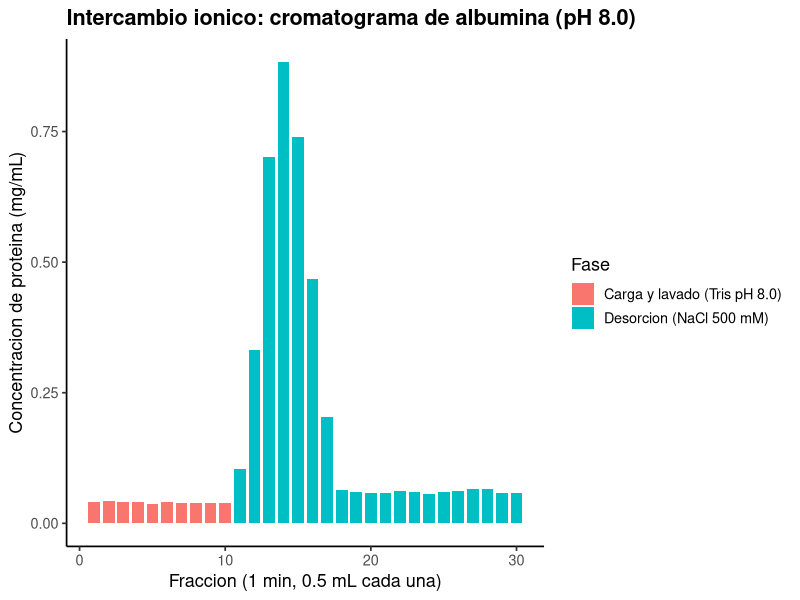
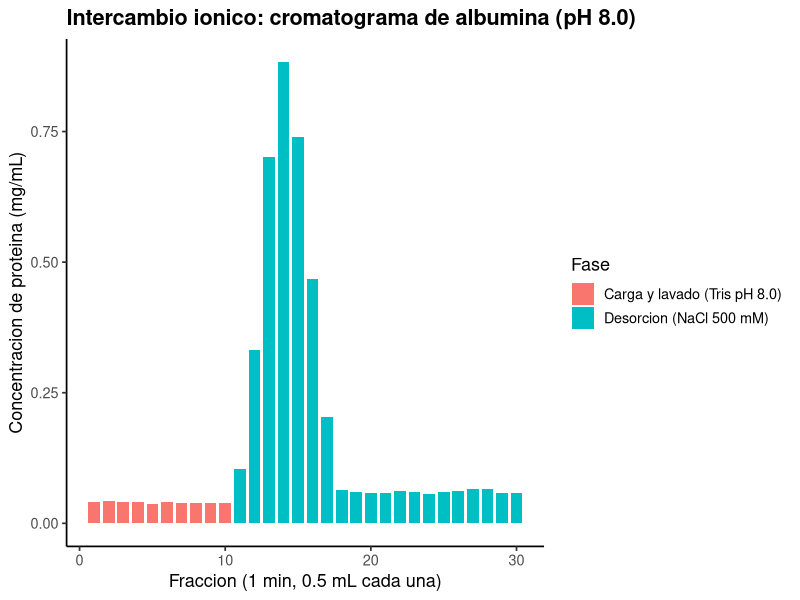

R code for these plots, in order:
# ==========================================================================
# P8. Cromatografia de intercambio ionico
# ==========================================================================
# Autor: Dr. Jose Juan Torres Martinez
# Docente de Ciencias Quimicas
# Universidad Autonoma de San Luis Potosi (UASLP)
# Mexico
#
# Material academico para estudiantes
# Serie "Bioseparaciones" - Laboratorio, Practica 8. Intercambio ionico
#
# Descripcion: Practica 8 y ultima del laboratorio: la columna de intercambio ionico. Aqui se analiza el cromatograma de intercambio ionico de albumina: a pH 8.0 la albumina esta por encima de su pI (4.7), asi que tiene carga negativa y se retiene en un intercambiador de aniones; la desorcion se hace subiendo la fuerza ionica con NaCl 500 mM. La masa por fraccion es concentracion por 0.5 mL y la suma da la recuperacion respecto a los 6 mg cargados. Lo que se aprende aqui cierra el laboratorio: el pH respecto al pI decide que intercambiador retiene a la proteina.
#
# Objetivos de aprendizaje:
#   - Predecir el signo de la carga de la albumina a pH 8.0 desde su pI.
#   - Identificar el pico de desorcion con NaCl 500 mM.
#   - Calcular la masa recuperada y su porcentaje respecto a lo cargado.

# Datos: datos_intercambio.csv (concentracion de proteina por fraccion, medida por Bradford; carga 3 mL a 2 mg/mL = 6 mg).
# Desarrollo: llegamos a la ultima practica del laboratorio, la columna de intercambio ionico, con la albumina caracterizada desde la primera parada de la teoria. Primera parada: la masa de proteina en cada fraccion. Segunda parada: la masa recuperada en la desorcion y su porcentaje. Tercera parada: el cromatograma. En cada parada calculamos y comentamos que significa el resultado, y aqui cerramos el laboratorio.
# ==========================================================================

library(tidyverse)

# --------------------------------------------------------------------------
# Protocolo (Manual de Practicas, Practica 8. Intercambio ionico)
# --------------------------------------------------------------------------
# Buffers y soluciones (manual): buffer de adsorcion (Tris 50 mM, pH 8.0, filtrado); buffer de desorcion (Tris 50 mM, NaCl 500 mM, pH 8.0, filtrado); agua filtrada; solucion acida (HCl 0.1 M, filtrado).
# Paso 1. Preparar una solucion de albumina (3 mL) en buffer de adsorcion a 2 mg/mL. Agitar suavemente para que se disuelvan los cristales.
# Paso 2. Con la columna conectada, alimentar agua por 5 min a un flujo de 0.5 mL/min.
# Paso 3. Detener la bomba y sustituir la alimentacion por la solucion acida. Arrancar la bomba y alimentar la solucion acida al mismo flujo por 10 min.
# Paso 4. Detener la bomba y sustituir la alimentacion por agua. Arrancar la bomba y lavar por 10 min o hasta que el pH de la solucion de salida de la columna sea neutro.
# Paso 5. Detener la bomba y sustituir la alimentacion por el buffer de adsorcion. Arrancar la bomba y alimentar el buffer de adsorcion por 10 min o hasta que el pH de la solucion que sale de la columna sea 8.0 (verificarlo con papel pH).
# Paso 6. Cuando el pH sea el deseado el sistema esta listo para alimentar la muestra. No apagar la bomba. Cargar la solucion de proteina en una jeringa de 3 mL y llenar el loop del sistema cromatografico evitando la introduccion de burbujas.
# Paso 7. Conectar la salida de la bomba al fraccionador, al que previamente se le han colocado tubos de ensayo. Seleccionar 1 min como intervalo de fraccionacion. Una vez que la solucion comience a caer en el primer tubo de ensayo del automuestreador, inyectar la muestra y arrancar el automuestreador (sin olvidar cambiar de tubo).
# Paso 8. Permitir que se fraccionen 10 tubos de muestra. Despues detener la bomba junto con el fraccionador y sustituir la alimentacion por buffer de desorcion. Arrancar la bomba y el fraccionador y alimentar el buffer de desorcion hasta que se colecten 20 tubos de muestra.
# Paso 9. Detener la bomba junto con el fraccionador y sustituir la alimentacion por la solucion acida. Arrancar la bomba y alimentar la solucion acida por 10 min sin fraccionar tubos.
# Paso 10. Detener la bomba y alimentar agua hasta que el pH de la solucion de salida de la columna sea neutro. No es necesario fraccionar mas tubos.
# Paso 11. Analizar los tubos fraccionados midiendo la absorbancia a 280 nm y mediante el ensayo de Bradford, y mediante SDS-PAGE (sesion 2).
# Sesion 2 (SDS-PAGE de las fracciones): el manual solo indica analizar las fracciones mediante SDS-PAGE en la sesion 2, sin detallar la preparacion de esas muestras. La indicacion para esa sesion es: calentar las muestras de las fracciones en microtubos 2 min antes de cargarlas, con buffer de carga 50/50 (50% muestra y 50% buffer de carga).
# Seguridad y reglas (manual): no introducir burbujas al llenar el loop; verificar el pH de salida con papel pH; bata blanca obligatoria y guantes cuando se indique.

# --------------------------------------------------------------------------
# Parada 1. Leer las fracciones y calcular la masa por fraccion
# --------------------------------------------------------------------------
# Estamos frente a la columna de intercambio ionico. Antes de calcular recordamos la prediccion: el pI de la albumina es 4.7 y trabajamos a pH 8.0, por encima del pI, asi que su carga neta es negativa y se retiene en un intercambiador de aniones. Cada fraccion es de 1 min a 0.5 mL/min, asi que la masa por fraccion es la concentracion por 0.5 mL.
# Fraccion de 1 min a 0.5 mL/min = 0.5 mL por fraccion.
# Masa por fraccion (mg) = concentracion (mg/mL) * 0.5 mL.
# Carga: 3 mL a 2 mg/mL = 6 mg de albumina.
# pI de la albumina: 4.7. A pH 8.0 (por encima del pI) su carga neta es
# negativa, asi que se retiene en un intercambiador de aniones.
volumen_fraccion_ml <- 0.5
masa_cargada_mg <- 6.0

datos <- read_csv("datos_intercambio.csv", show_col_types = FALSE)

datos <- datos %>%
  mutate(masa_mg = concentracion_proteina_mg_ml * volumen_fraccion_ml)

print(datos)

# --------------------------------------------------------------------------
# Parada 2. Masa recuperada en la desorcion y porcentaje de recuperacion
# --------------------------------------------------------------------------
# Seguimos en la columna: sumamos la masa por fase y calculamos la masa recuperada en la desorcion con NaCl 500 mM y su porcentaje respecto a los 6 mg cargados.
resumen <- datos %>%
  group_by(fase) %>%
  summarise(masa_mg = sum(masa_mg), .groups = "drop")

print(resumen)

masa_desorcion <- resumen %>%
  filter(fase == "Desorcion (NaCl 500 mM)") %>%
  pull(masa_mg)
print(tibble(
  masa_recuperada_mg = masa_desorcion,
  recuperacion_porciento = masa_desorcion / masa_cargada_mg * 100
))

# --------------------------------------------------------------------------
# Parada 3. Grafica: cromatograma de intercambio ionico
# --------------------------------------------------------------------------
# Graficamos el cromatograma: cada barra es una fraccion y su color marca la fase, carga y lavado o desorcion. Aqui se ve donde sale la proteina.
grafica <- ggplot(
  datos,
  aes(x = fraccion, y = concentracion_proteina_mg_ml, fill = fase)
) +
  geom_col(width = 0.8) +
  labs(
    x = "Fraccion (1 min, 0.5 mL cada una)",
    y = "Concentracion de proteina (mg/mL)",
    fill = "Fase",
    title = "Intercambio ionico: cromatograma de albumina (pH 8.0)"
  ) +
  theme_classic(base_size = 13) +
  theme(plot.title = element_text(face = "bold"))

print(grafica)

# --------------------------------------------------------------------------
# 4. Exportar la grafica
# --------------------------------------------------------------------------
# Antes de salir de la columna de intercambio ionico guardamos la grafica de la practica.
ggsave("08_intercambio.png", grafica,
       width = 18, height = 12, units = "cm", dpi = 300)

# --------------------------------------------------------------------------
# Interpretacion
# --------------------------------------------------------------------------
# Grafica (cromatograma de intercambio ionico): el eje x es la fraccion (1 min, 0.5 mL cada una) y el eje y es la concentracion de proteina en mg/mL; el color marca la fase.
# - En carga y lavado casi no sale proteina: a pH 8.0 la albumina, con carga negativa, queda retenida en el intercambiador de aniones. Esto significa que la prediccion desde el pI se cumple en la columna, y por eso lo siguiente es subir la fuerza ionica para desorberla.
# - Al subir la fuerza ionica con NaCl 500 mM aparece el pico de desorcion entre las fracciones 12 y 16. Esto significa que la sal compite por los sitios del intercambiador y libera la proteina en pocas fracciones concentradas, que son las que se juntan.

# --------------------------------------------------------------------------
# Que aprendimos
# --------------------------------------------------------------------------
# - El pH respecto al pI decide el signo de la carga y por tanto que intercambiador retiene a la proteina.
# - La sal compite por los sitios del intercambiador y desorbe la proteina; la masa recuperada sale de sumar las fracciones.
# Terminamos la practica en la columna de intercambio ionico, ultima practica del laboratorio: la albumina quedo retenida por su carga y salio con la sal. Aqui se cierra el laboratorio, desde la preparacion de soluciones hasta la cromatografia.
